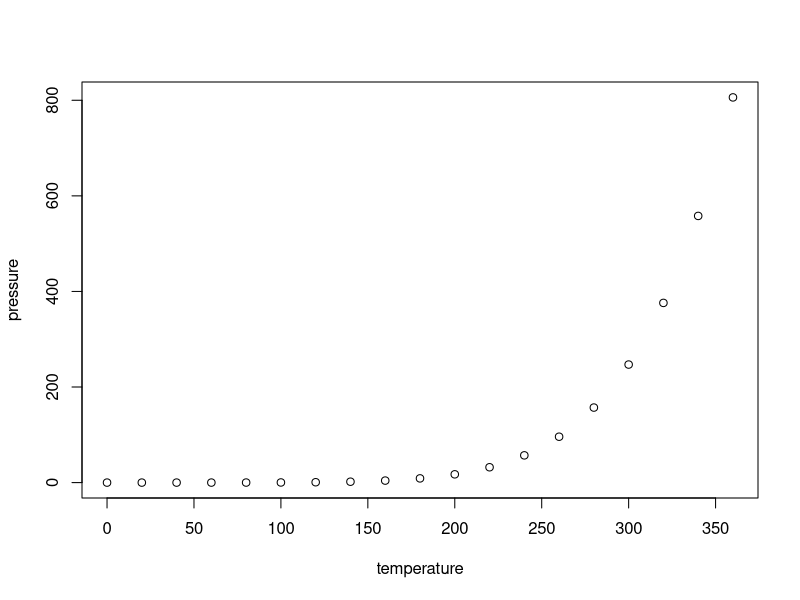
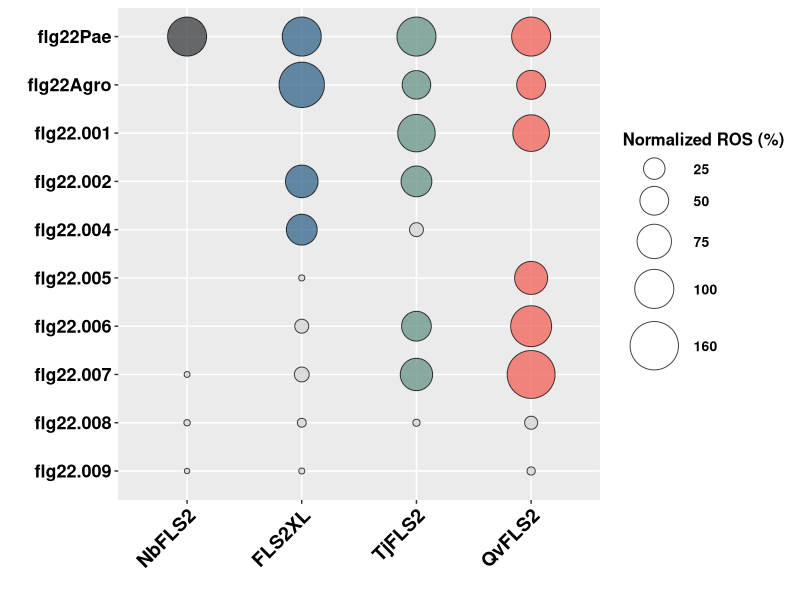
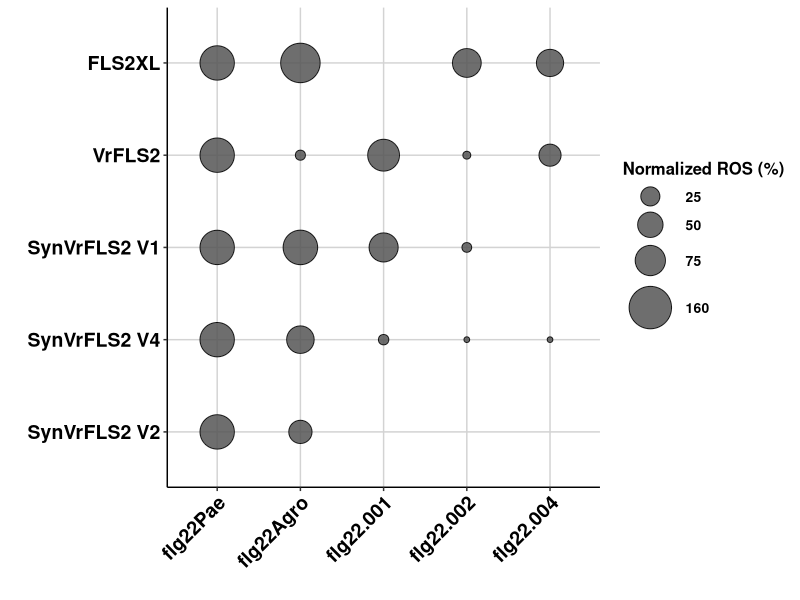
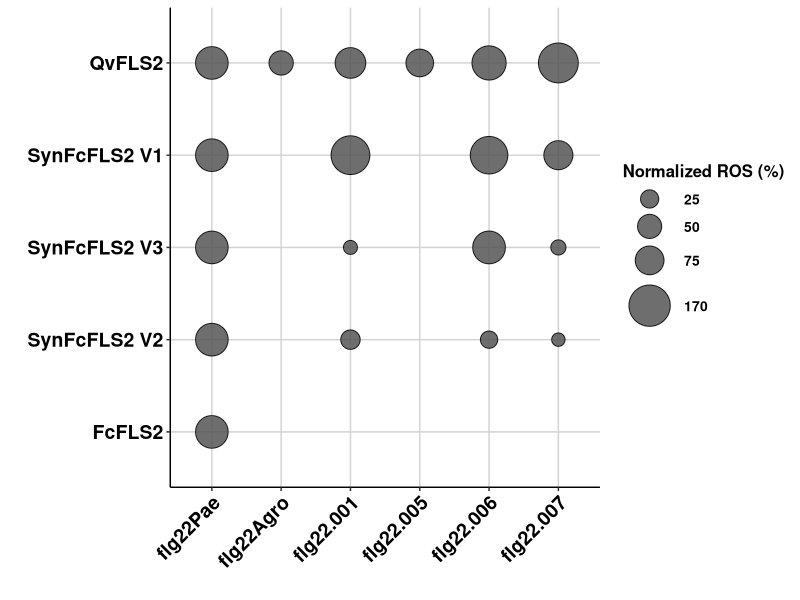
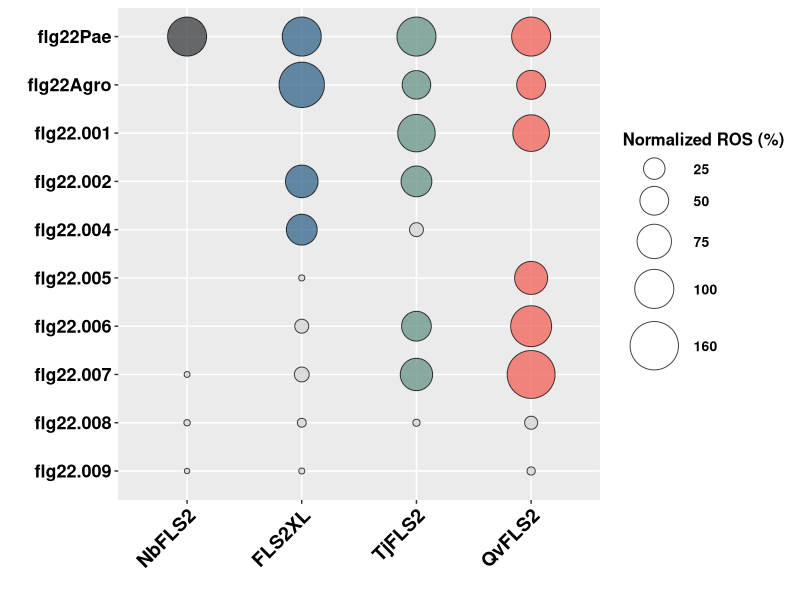
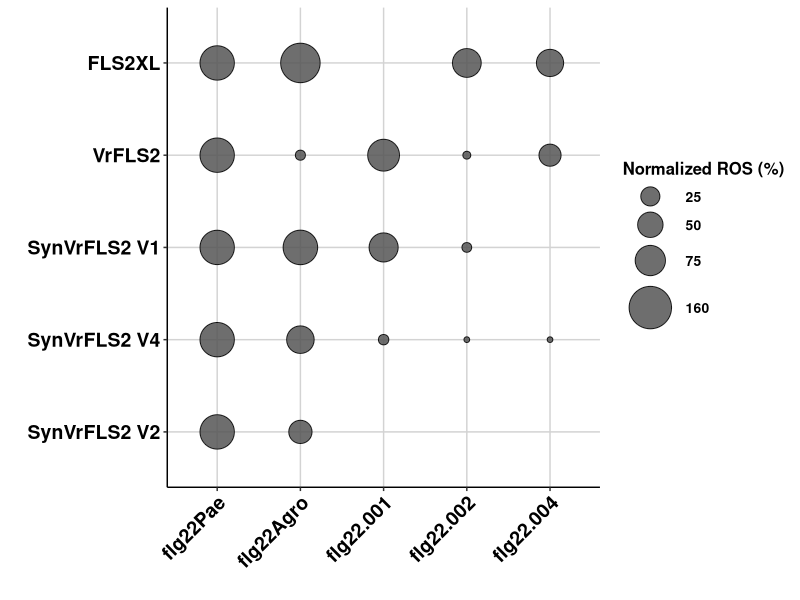
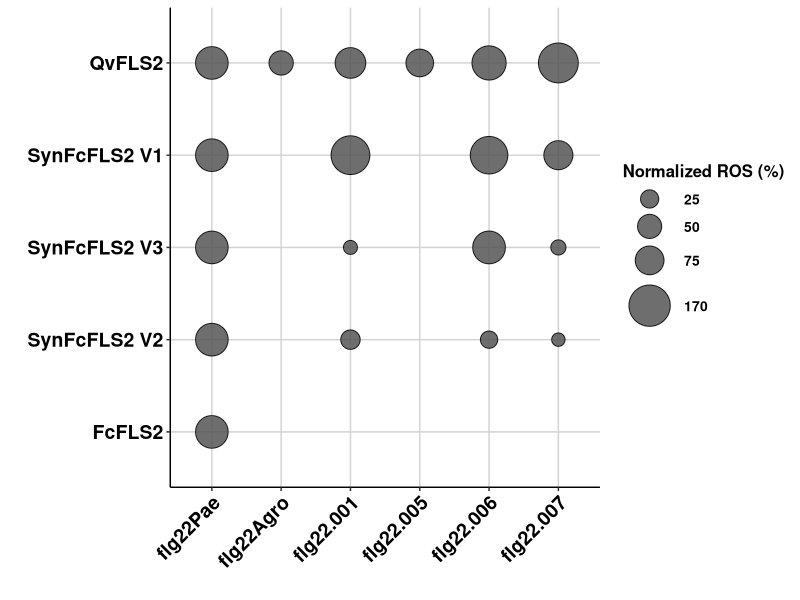

The R source for these figures, in order:
## ---- chunk 1
knitr::opts_chunk$set(echo = TRUE)
## ---- chunk 2
summary(cars)
## ---- chunk 3
library(reshape2)
library(ggplot2)
library(dplyr)
## ---- chunk 4
plot(pressure)
## ---- chunk 5
library(ggplot2)
library(reshape2)
library(dplyr)

# Read the CSV file
pc <- read.csv("../input/WTNb_XL_Tj_Qv.csv")

# Melt the data frame
pcm <- melt(pc, id = c("Receptor"))

# Ensure Receptor is a factor with the correct levels
pcm$Receptor <- factor(pcm$Receptor, levels = c("NbFLS2", "FLS2XL", "TjFLS2", "QvFLS2"))

# Create a new column 'Color' with the default colors based on 'Receptor'
pcm$Color <- case_when(
  pcm$Receptor == "FLS2XL" & pcm$value >= 10 ~ "#33658A",
  pcm$Receptor == "QvFLS2" & pcm$value >= 10 ~ "#F26157",
  pcm$Receptor == "TjFLS2" & pcm$value >= 10 ~ "#679289",
  pcm$Receptor == "NbFLS2" & pcm$value >= 10 ~ "#3a3b3c",
  pcm$value < 10 ~ "lightgray", # Apply light gray color when value is less than 10
  TRUE ~ NA_character_ # For unexpected cases
)

# Proceed with the ggplot
xx <- ggplot(pcm, aes(x = Receptor, y = variable)) + 
  geom_point(aes(size = value, fill = Color), alpha = 0.75, shape = 21) + 
  scale_size_continuous(limits = c(0, 160), range = c(1, 16), breaks = c(25, 50, 75, 100, 160)) + 
  labs(x = "", y = "", size = "Normalized ROS (%)", fill = "") + 
  theme(legend.key = element_blank(), 
        axis.text.x = element_text(angle = 45, hjust = 1, colour = "black", size = 14, face = "bold", vjust = 1), 
        axis.text.y = element_text(colour = "black", face = "bold", size = 13), 
        legend.text = element_text(size = 10, face ="bold", colour ="black"), 
        legend.title = element_text(size = 12, face = "bold"), 
        legend.position = "right") + 
  scale_fill_identity(guide = FALSE) +  # Use colors directly from the Color column
  scale_y_discrete(limits = rev(levels(pcm$variable)))

print(xx)

# Save the plot
ggsave(filename = "../output/Figure_1_All_FLS2_bubble.pdf", width = 5.6, height = 6.5)


## ---- chunk 6
pc = read.csv("../input/Vr-XL.csv", header = TRUE)
pcm = melt(pc, id = c("Receptor"))
pcm$Receptor <- factor(pcm$Receptor,levels=unique(pcm$Receptor))

xx <- ggplot(pcm, aes(y = Receptor, x = variable)) + 
  geom_point(aes(size = value), alpha = 0.85, shape = 21, fill = "#555555", color = "black") + 
  scale_size_continuous(limits = c(0, 160), range = c(1, 14), breaks = c(25, 50, 75, 160)) + 
  labs(y = "", x = "", size = "Normalized ROS (%)", fill = "")  + 
  theme_classic() +
  theme(
    legend.key = element_blank(), 
    axis.text.y = element_text(colour = "black", size = 14, face = "bold"), 
    axis.text.x = element_text(angle = 45, hjust = 1, colour = "black", size = 14, face = "bold", vjust = 1), 
    legend.text = element_text(size = 10, face = "bold", colour = "black"), 
    legend.title = element_text(size = 12, face = "bold"), 
    legend.position = "right",
    panel.grid.major = element_line(colour = "lightgrey", linewidth = 0.5),
    panel.grid.minor = element_blank()
  ) +
  scale_y_discrete(limits = rev(levels(pcm$Receptor))) 
print(xx)
ggsave(filename = "../output/Vr-XL.pdf", width = 7, height = 3.4)

## ---- chunk 7
pc = read.csv("../input/Fc-Qv.csv", header = TRUE)
pcm = melt(pc, id = c("Receptor"))
pcm$Receptor <- factor(pcm$Receptor,levels=unique(pcm$Receptor))

xx <- ggplot(pcm, aes(y = Receptor, x = variable)) + 
  geom_point(aes(size = value), alpha = 0.85, shape = 21, fill = "#555555", color = "black") + 
  scale_size_continuous(limits = c(0, 180), range = c(1, 14), breaks = c(25, 50, 75, 170)) + 
  labs(y = "", x = "", size = "Normalized ROS (%)", fill = "")  + 
  theme_classic() +
  theme(
    legend.key = element_blank(), 
    axis.text.y = element_text(colour = "black", size = 14, face = "bold"), 
    axis.text.x = element_text(angle = 45, hjust = 1, colour = "black", size = 14, face = "bold", vjust = 1), 
    legend.text = element_text(size = 10, face = "bold", colour = "black"), 
    legend.title = element_text(size = 12, face = "bold"), 
    legend.position = "right",
    panel.grid.major = element_line(colour = "lightgrey", linewidth = 0.5),
    panel.grid.minor = element_blank()
  ) +
  scale_y_discrete(limits = rev(levels(pcm$Receptor))) 
print(xx)
ggsave(filename = "../output/Qv-Fc.pdf", width = 7, height = 3.4)

